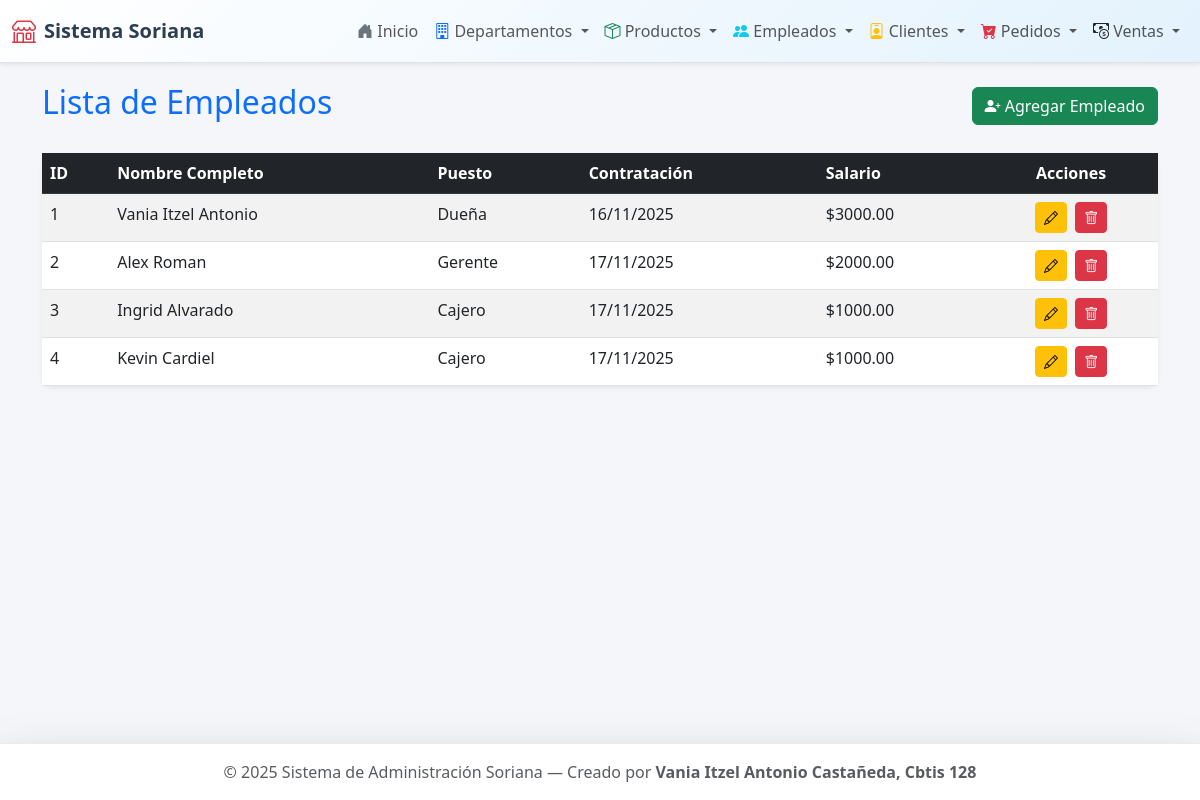
/empleados/, run on the app's committed database.
### app_Soriana/models.py (models this page shows, shortened)
class Empleados(models.Model):
    id = models.AutoField(primary_key=True)
    nombre = models.CharField(max_length=100)
    apellido = models.CharField(max_length=100)
    puesto = models.CharField(max_length=100)
    fecha_contratacion = models.DateField()
    salario = models.DecimalField(max_digits=10, decimal_places=2)

### app_Soriana/views.py (the view)
# urls.py: path('empleados/', views.inicio_Empleados, name='inicio_Empleados'),
def inicio_Empleados(request):
    empleados = Empleados.objects.all()
    return render(request, 'Empleados/ver_Empleados.html', {'empleados': empleados})

### app_Soriana/templates/Empleados/ver_empleados.html
{% extends 'base.html' %}
{% block content %}
<div class="d-flex justify-content-between align-items-center mb-4">
    <h2 class="text-primary">Lista de Empleados</h2>
    <a href="{% url 'agregar_Empleados' %}" class="btn btn-success">
        <i class="bi bi-person-plus-fill"></i> Agregar Empleado
    </a>
</div>
<div class="card shadow-sm border-0">
    <div class="card-body p-0">
        <table class="table table-hover table-striped mb-0">
            <thead class="table-dark">
                <tr>
                    <th>ID</th>
                    <th>Nombre Completo</th>
                    <th>Puesto</th>
                    <th>Contratación</th>
                    <th>Salario</th>
                    <th class="text-center">Acciones</th>
                </tr>
            </thead>
            <tbody>
                {% for empleado in empleados %}
                <tr>
                    <td>{{ empleado.id }}</td>
                    <td>{{ empleado.nombre }} {{ empleado.apellido }}</td>
                    <td>{{ empleado.puesto }}</td>
                    <td>{{ empleado.fecha_contratacion|date:"d/m/Y" }}</td>
                    <td>${{ empleado.salario }}</td>
                    <td class="text-center">
                        <a href="{% url 'actualizar_Empleados' empleado.id %}" class="btn btn-warning btn-sm me-1">
                            <i class="bi bi-pencil"></i>
                        </a>
                        <a href="{% url 'borrar_Empleados' empleado.id %}" class="btn btn-danger btn-sm">
                            <i class="bi bi-trash"></i>
                        </a>
                    </td>
                </tr>
                {% empty %}
                <tr><td colspan="6" class="text-center py-4">No hay empleados registrados.</td></tr>
                {% endfor %}
            </tbody>
        </table>
    </div>
</div>
{% endblock %}

### app_Soriana/templates/base.html (style rules this page uses)
body { background-color: #f4f6f9; color: #444; font-family: 'Segoe UI', Tahoma, Geneva, Verdana, sans-serif; }
.card { border: none; border-radius: 10px; box-shadow: 0 4px 6px rgba(0,0,0,0.05); }

### data on the page
Empleados: id "1", nombre "Vania Itzel", apellido "Antonio", puesto "Dueña", fecha_contratacion "16/11/2025", salario "3000.00"
Empleados: id "2", nombre "Alex", apellido "Roman", puesto "Gerente", fecha_contratacion "17/11/2025", salario "2000.00"
Empleados: id "3", nombre "Ingrid", apellido "Alvarado", puesto "Cajero", fecha_contratacion "17/11/2025", salario "1000.00"
Empleados: id "4", nombre "Kevin", apellido "Cardiel", puesto "Cajero", fecha_contratacion "17/11/2025", salario "1000.00"
